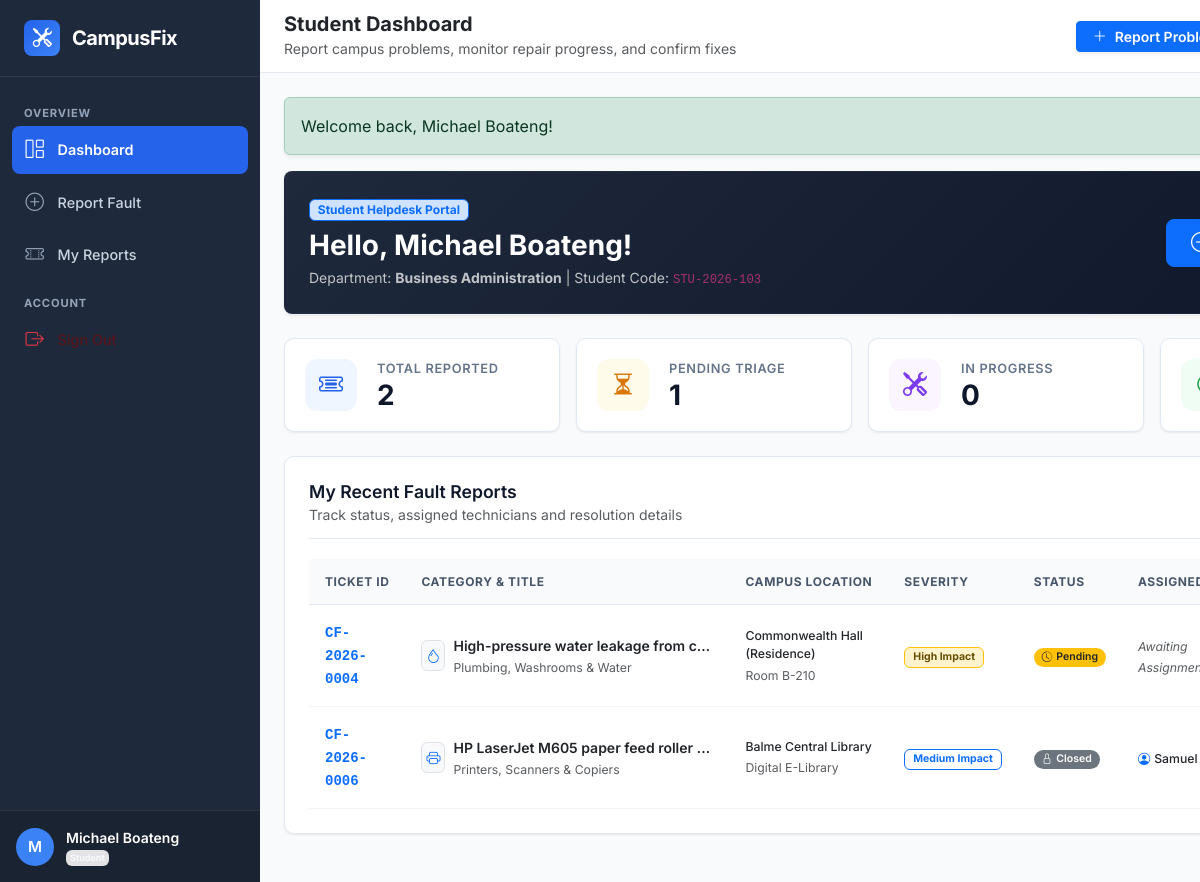
/student/dashboard.php (signed in), run on the app's committed database.
### tables this page shows
CREATE TABLE `tickets` (
  `id` INT UNSIGNED NOT NULL AUTO_INCREMENT,
  `ticket_number` VARCHAR(30) NOT NULL COMMENT 'Human-readable unique ID, e.g., CF-2026-0001',
  `reporter_id` INT UNSIGNED NOT NULL,
  `category_id` INT UNSIGNED NOT NULL,
  `location_id` INT UNSIGNED NOT NULL,
  `location_details` VARCHAR(255) DEFAULT NULL COMMENT 'Extra specific notes e.g. Near 3rd window from left',
  `title` VARCHAR(200) NOT NULL,
  `description` TEXT NOT NULL,
  `severity` ENUM('low', 'medium', 'high', 'critical') NOT NULL DEFAULT 'medium',
  `priority` ENUM('low', 'medium', 'high', 'urgent') NOT NULL DEFAULT 'medium',
  `status` ENUM('pending', 'assigned', 'in_progress', 'resolved', 'closed', 'reopened', 'cancelled') NOT NULL DEFAULT 'pending',
  `assigned_to` INT UNSIGNED DEFAULT NULL COMMENT 'Technician currently assigned',
  `assigned_at` DATETIME DEFAULT NULL,
  `resolved_at` DATETIME DEFAULT NULL,
  `closed_at` DATETIME DEFAULT NULL,
  `resolution_notes` TEXT DEFAULT NULL COMMENT 'Summary of repair work done by technician',
  `satisfaction_rating` TINYINT UNSIGNED DEFAULT NULL COMMENT '1 to 5 star rating by student reporter upon resolution',
  `satisfaction_feedback` TEXT DEFAULT NULL,
  `billing_amount` DECIMAL(10,2) NOT NULL DEFAULT 0.00 COMMENT 'Repair/Material surcharge if billable',
  `billing_description` VARCHAR(255) DEFAULT NULL COMMENT 'Reason for surcharge (e.g. Replacement Lamp/Cable)',
  `payment_status` ENUM('not_required', 'pending', 'paid', 'waived') NOT NULL DEFAULT 'not_required',
  `created_at` DATETIME NOT NULL DEFAULT CURRENT_TIMESTAMP,
  `updated_at` DATETIME NOT NULL DEFAULT CURRENT_TIMESTAMP ON UPDATE CURRENT_TIMESTAMP,
  PRIMARY KEY (`id`),
  UNIQUE KEY `uk_tickets_ticket_number` (`ticket_number`),
  KEY `idx_tickets_reporter` (`reporter_id`),
  KEY `idx_tickets_assigned_to` (`assigned_to`),
  KEY `idx_tickets_category` (`category_id`),
  KEY `idx_tickets_location` (`location_id`),
  KEY `idx_tickets_status` (`status`),
  KEY `idx_tickets_payment_status` (`payment_status`),
  KEY `idx_tickets_severity` (`severity`),
  KEY `idx_tickets_priority` (`priority`),
  KEY `idx_tickets_created_at` (`created_at`),
  CONSTRAINT `fk_tickets_reporter` FOREIGN KEY (`reporter_id`) REFERENCES `users` (`id`) ON UPDATE CASCADE,
  CONSTRAINT `fk_tickets_assigned_to` FOREIGN KEY (`assigned_to`) REFERENCES `users` (`id`) ON DELETE SET NULL ON UPDATE CASCADE,
  CONSTRAINT `fk_tickets_category` FOREIGN KEY (`category_id`) REFERENCES `categories` (`id`) ON UPDATE CASCADE,
  CONSTRAINT `fk_tickets_location` FOREIGN KEY (`location_id`) REFERENCES `campus_locations` (`id`) ON UPDATE CASCADE
);

CREATE TABLE `categories` (
  `id` INT UNSIGNED NOT NULL AUTO_INCREMENT,
  `name` VARCHAR(100) NOT NULL,
  `slug` VARCHAR(100) NOT NULL,
  `description` TEXT DEFAULT NULL,
  `department_in_charge` VARCHAR(100) DEFAULT 'General Services',
  `icon` VARCHAR(50) DEFAULT 'bi-gear' COMMENT 'Bootstrap Icon class name',
  `color_code` VARCHAR(20) DEFAULT '#0d6efd' COMMENT 'Hex color code for UI badges',
  `is_active` TINYINT(1) NOT NULL DEFAULT 1,
  `created_at` DATETIME NOT NULL DEFAULT CURRENT_TIMESTAMP,
  PRIMARY KEY (`id`),
  UNIQUE KEY `uk_categories_name` (`name`),
  UNIQUE KEY `uk_categories_slug` (`slug`),
  KEY `idx_categories_is_active` (`is_active`)
);

CREATE TABLE `campus_locations` (
  `id` INT UNSIGNED NOT NULL AUTO_INCREMENT,
  `building_name` VARCHAR(100) NOT NULL,
  `building_code` VARCHAR(20) NOT NULL,
  `floor` VARCHAR(50) NOT NULL COMMENT 'Ground Floor, 1st Floor, 2nd Floor, etc.',
  `room_number` VARCHAR(50) DEFAULT NULL COMMENT 'Room CS-101, Reading Hall A, etc.',
  `area_description` VARCHAR(255) DEFAULT NULL,
  `is_active` TINYINT(1) NOT NULL DEFAULT 1,
  `created_at` DATETIME NOT NULL DEFAULT CURRENT_TIMESTAMP,
  PRIMARY KEY (`id`),
  KEY `idx_locations_building_code` (`building_code`),
  KEY `idx_locations_is_active` (`is_active`)
);

CREATE TABLE `users` (
  `id` INT UNSIGNED NOT NULL AUTO_INCREMENT,
  `user_code` VARCHAR(30) NOT NULL COMMENT 'Unique identifier (e.g., ADM-2026-001, TECH-2026-001, STU-2026-101)',
  `full_name` VARCHAR(100) NOT NULL,
  `email` VARCHAR(150) NOT NULL,
  `phone` VARCHAR(25) DEFAULT NULL,
  `password_hash` VARCHAR(255) NOT NULL,
  `role` ENUM('student', 'technician', 'admin') NOT NULL DEFAULT 'student',
  `department` VARCHAR(100) DEFAULT NULL COMMENT 'Academic department or technical unit',
  `status` ENUM('active', 'inactive', 'suspended') NOT NULL DEFAULT 'active',
  `avatar` VARCHAR(255) DEFAULT NULL COMMENT 'Path to profile image or avatar',
  `reset_token` VARCHAR(100) DEFAULT NULL,
  `reset_token_expires_at` DATETIME DEFAULT NULL,
  `created_at` DATETIME NOT NULL DEFAULT CURRENT_TIMESTAMP,
  `updated_at` DATETIME NOT NULL DEFAULT CURRENT_TIMESTAMP ON UPDATE CURRENT_TIMESTAMP,
  PRIMARY KEY (`id`),
  UNIQUE KEY `uk_users_user_code` (`user_code`),
  UNIQUE KEY `uk_users_email` (`email`),
  KEY `idx_users_role_status` (`role`, `status`)
);

### includes/auth_guard.php (called while the page is built, shortened)
<?php
function current_user(): ?array
{
    return $_SESSION['user'] ?? null;
}

### student/dashboard.php (the view, shortened to what this page needs)
<?php
require_once __DIR__ . '/../includes/auth_guard.php';
require_once __DIR__ . '/../includes/functions.php';
$user = current_user();
$totalReports = 0;
$pendingReports = 0;
$inProgressReports = 0;
$recentTickets = [];
try {
    $pdo = get_db_connection();
    $metricStmt = $pdo->prepare("
        SELECT
            COUNT(*) as total,
            SUM(CASE WHEN status = 'pending' THEN 1 ELSE 0 END) as pending_cnt,
            SUM(CASE WHEN status IN ('assigned', 'in_progress', 'reopened') THEN 1 ELSE 0 END) as in_progress_cnt,
            SUM(CASE WHEN status IN ('resolved', 'closed') THEN 1 ELSE 0 END) as resolved_cnt
        FROM tickets
        WHERE reporter_id = ?
    ");
    $metricStmt->execute([$user['id']]);
    $metrics = $metricStmt->fetch();
    $totalReports = (int) ($metrics['total'] ?? 0);
    $pendingReports = (int) ($metrics['pending_cnt'] ?? 0);
    $inProgressReports = (int) ($metrics['in_progress_cnt'] ?? 0);
    $ticketStmt = $pdo->prepare("
        SELECT t.*, c.name as category_name, c.icon as category_icon, c.color_code as category_color,
               l.building_name, l.room_number,
               u.full_name as technician_name
        FROM tickets t
        JOIN categories c ON t.category_id = c.id
        JOIN campus_locations l ON t.location_id = l.id
        LEFT JOIN users u ON t.assigned_to = u.id
        WHERE t.reporter_id = ?
        ORDER BY t.created_at DESC
        LIMIT 8
    ");
    $ticketStmt->execute([$user['id']]);
    $recentTickets = $ticketStmt->fetchAll();
} catch (Exception $e) {
    flash_message('danger', 'Unable to query database: ' . $e->getMessage());
}
include_once INCLUDES_PATH . 'header.php';
include_once INCLUDES_PATH . 'sidebar.php';
?>
<div class="d-flex flex-column flex-1 w-100">
    <?php include_once INCLUDES_PATH . 'navbar.php'; ?>
    <div class="container-fluid px-0">
        <div class="p-4 rounded-3 mb-4 text-white shadow-sm" style="background: linear-gradient(135deg, #1e293b 0%, #0f172a 100%); border: 1px solid rgba(255,255,255,0.05);">
            <div class="row align-items-center g-3">
                <div class="col-lg-8">
                    <span class="badge bg-primary-subtle text-primary border border-primary mb-2">Student Helpdesk Portal</span>
                    <h3 class="fw-bold mb-1">Hello, <?= htmlspecialchars($user['full_name']) ?>!</h3>
                    <p class="text-light opacity-75 mb-0 small">
                        Department: <strong><?= htmlspecialchars($user['department'] ?? 'General Student') ?></strong> | Student Code: <code><?= htmlspecialchars($user['user_code']) ?></code>
                    </p>
                </div>
                <div class="col-lg-4 text-lg-end">
                    <a href="<?= BASE_URL ?>student/report-fault.php" class="btn btn-primary btn-lg fw-semibold shadow-sm px-4">
                        <i class="bi bi-plus-circle me-1"></i> Report New Fault
                    </a>
                </div>
            </div>
        </div>
        <div class="row g-3 mb-4">
            <div class="col-sm-6 col-xl-3">
                <div class="kpi-card">
                    <div class="kpi-icon blue"><i class="bi bi-ticket-detailed"></i></div>
                    <div class="kpi-content">
                        <h6>Total Reported</h6>
                        <div class="kpi-value"><?= $totalReports ?></div>
                    </div>
                </div>
            </div>
            <div class="col-sm-6 col-xl-3">
                <div class="kpi-card">
                    <div class="kpi-icon amber"><i class="bi bi-hourglass-split"></i></div>
                    <div class="kpi-content">
                        <h6>Pending Triage</h6>
                        <div class="kpi-value"><?= $pendingReports ?></div>
                    </div>
                </div>
            </div>
            <div class="col-sm-6 col-xl-3">
                <div class="kpi-card">
                    <div class="kpi-icon purple"><i class="bi bi-tools"></i></div>
                    <div class="kpi-content">
                        <h6>In Progress</h6>
                        <div class="kpi-value"><?= $inProgressReports ?></div>
                    </div>
                </div>
            </div>
            <div class="col-sm-6 col-xl-3">
                <div class="kpi-card">
                    <div class="kpi-icon green"><i class="bi bi-check2-circle"></i></div>
                </div>
            </div>
        </div>
        <div class="cf-card">
            <div class="cf-card-header">
                <div>
                    <h5 class="cf-card-title">My Recent Fault Reports</h5>
                    <small class="text-muted">Track status, assigned technicians and resolution details</small>
                </div>
            </div>
            <?php if (empty($recentTickets)): ?>
                <div class="empty-state">
                    <div class="empty-state-icon"><i class="bi bi-clipboard2-check"></i></div>
                    <h5 class="empty-state-title">No Maintenance Reports Filed Yet</h5>
                    <p class="empty-state-text">
                        Notice an IT fault or physical damage on campus? Click the button below to alert our technical service teams.
                    </p>
                    <a href="<?= BASE_URL ?>student/report-fault.php" class="btn btn-primary fw-semibold">
                        <i class="bi bi-plus-lg me-1"></i> Report a Problem
                    </a>
                </div>
            <?php else: ?>
                <div class="table-responsive">
                    <table class="cf-table">
                        <thead>
                            <tr>
                                <th>Ticket ID</th>
                                <th>Category & Title</th>
                                <th>Campus Location</th>
                                <th>Severity</th>
                                <th>Status</th>
                                <th>Assigned Tech</th>
                            </tr>
                        </thead>
                        <tbody>
                            <?php foreach ($recentTickets as $ticket): ?>
                                <tr>
                                    <td>
                                        <a href="<?= BASE_URL ?>student/ticket-details.php?id=<?= $ticket['id'] ?>" class="fw-bold text-primary font-monospace text-decoration-none">
                                            <?= htmlspecialchars($ticket['ticket_number']) ?>
                                        </a>
                                    </td>
                                    <td>
                                        <div class="d-flex align-items-center gap-2">
                                            <span class="p-1 rounded-2 bg-light border text-primary">
                                                <i class="bi <?= htmlspecialchars($ticket['category_icon']) ?>"></i>
                                            </span>
                                            <div>
                                                <div class="fw-semibold text-dark text-truncate" style="max-width: 260px;">
                                                    <?= htmlspecialchars($ticket['title']) ?>
                                                </div>
                                                <small class="text-muted"><?= htmlspecialchars($ticket['category_name']) ?></small>
                                            </div>
                                        </div>
                                    </td>
                                    <td>
                                        <div class="text-dark small fw-medium"><?= htmlspecialchars($ticket['building_name']) ?></div>
                                        <small class="text-muted"><?= htmlspecialchars($ticket['room_number'] ?? 'General Area') ?></small>
                                    </td>
                                    <td><?= render_severity_badge($ticket['severity']) ?></td>
                                    <td><?= render_status_badge($ticket['status']) ?></td>
                                    <td>
                                        <?php if (!empty($ticket['technician_name'])): ?>
                                            <span class="small text-dark fw-medium d-inline-flex align-items-center gap-1">
                                                <i class="bi bi-person-circle text-primary"></i> <?= htmlspecialchars($ticket['technician_name']) ?>
                                            </span>
                                        <?php else: ?>
                                            <span class="text-muted small fst-italic">Awaiting Assignment</span>
                                        <?php endif; ?>
                                    </td>
                                </tr>
                            <?php endforeach; ?>
                        </tbody>
                    </table>
                </div>
            <?php endif; ?>
        </div>
    </div>
</div>
<?php include_once INCLUDES_PATH . 'footer.php'; ?>

### includes/functions.php (shortened to what this page needs)
<?php
require_once __DIR__ . '/auth_guard.php';
function render_status_badge(string $status): string
{
    $statusMap = [
        'pending'     => ['class' => 'bg-warning text-dark', 'icon' => 'bi-clock-history', 'label' => 'Pending'],
        'assigned'    => ['class' => 'bg-info text-dark',    'icon' => 'bi-person-check',  'label' => 'Assigned'],
        'in_progress' => ['class' => 'bg-primary text-white', 'icon' => 'bi-tools',         'label' => 'In Progress'],
        'resolved'    => ['class' => 'bg-success text-white', 'icon' => 'bi-check2-circle', 'label' => 'Resolved'],
        'closed'      => ['class' => 'bg-secondary text-white', 'icon' => 'bi-lock',        'label' => 'Closed'],
        'reopened'    => ['class' => 'bg-danger text-white',  'icon' => 'bi-arrow-clockwise', 'label' => 'Reopened'],
        'cancelled'   => ['class' => 'bg-dark text-white',    'icon' => 'bi-x-circle',      'label' => 'Cancelled']
    ];
    $cfg = $statusMap[strtolower($status)] ?? ['class' => 'bg-secondary text-white', 'icon' => 'bi-question-circle', 'label' => ucfirst($status)];
    return sprintf(
        '<span class="badge %s px-2 py-1 rounded-pill fw-semibold d-inline-flex align-items-center gap-1"><i class="bi %s"></i> %s</span>',
        $cfg['class'],
        $cfg['icon'],
        htmlspecialchars($cfg['label'])
    );
}
function render_severity_badge(string $severity): string
{
    $map = [
        'low'      => ['class' => 'border border-secondary text-secondary', 'label' => 'Low Impact'],
        'medium'   => ['class' => 'border border-primary text-primary',       'label' => 'Medium Impact'],
        'high'     => ['class' => 'border border-warning text-warning-emphasis bg-warning-subtle', 'label' => 'High Impact'],
        'critical' => ['class' => 'border border-danger text-danger bg-danger-subtle fw-bold',   'label' => 'Critical Hazard']
    ];
    $cfg = $map[strtolower($severity)] ?? ['class' => 'badge bg-secondary', 'label' => ucfirst($severity)];
    return sprintf('<span class="badge %s px-2 py-1 rounded-2">%s</span>', $cfg['class'], htmlspecialchars($cfg['label']));
}

### data on the page
tickets: ticket_number "CF-2026-0004", title "High-pressure water leakage from c…", category.name "Plumbing, Washrooms & Water", location.building_name "Commonwealth Hall (Residence)", location.room_number "Room B-210", severity "High Impact", status "Pending", shows "Awaiting…"
tickets: ticket_number "CF-2026-0006", title "HP LaserJet M605 paper feed roller…", category.name "Printers, Scanners & Copiers", location.building_name "Balme Central Library", location.room_number "Digital E-Library", severity "Medium Impact", status "Closed", assigned_to.full_name "Samuel…"

### other printed values
substr($user['full_name'], 0, 1) "M"
$user['full_name'] "Michael Boateng"
$user['role'] "Student"
$pageHeading "Student Dashboard"
$pageSubtitle "Report campus problems, monitor repair progress, and confirm fixes"
$f['message'] "Welcome back, Michael Boateng!"
$user['department'] "Business Administration"
$user['user_code'] "STU-2026-103"
$totalReports "2"
$pendingReports "1"
$inProgressReports "0"
